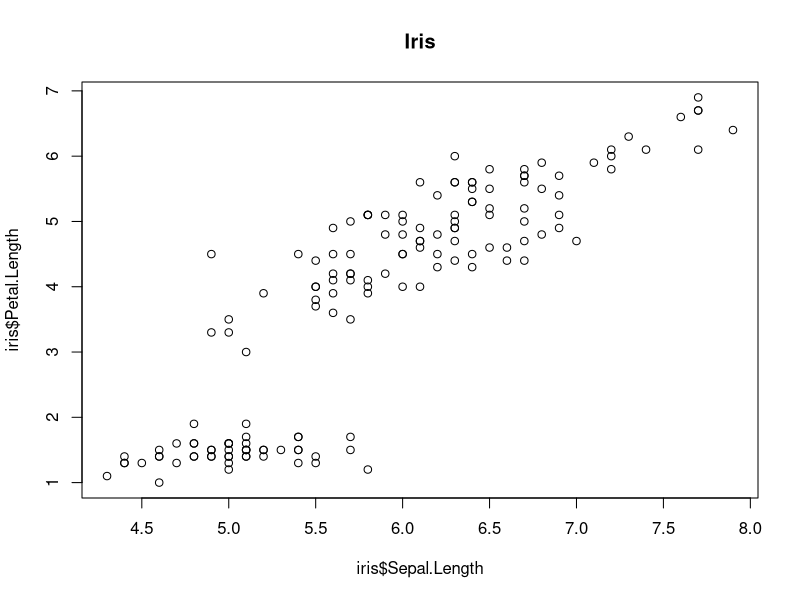
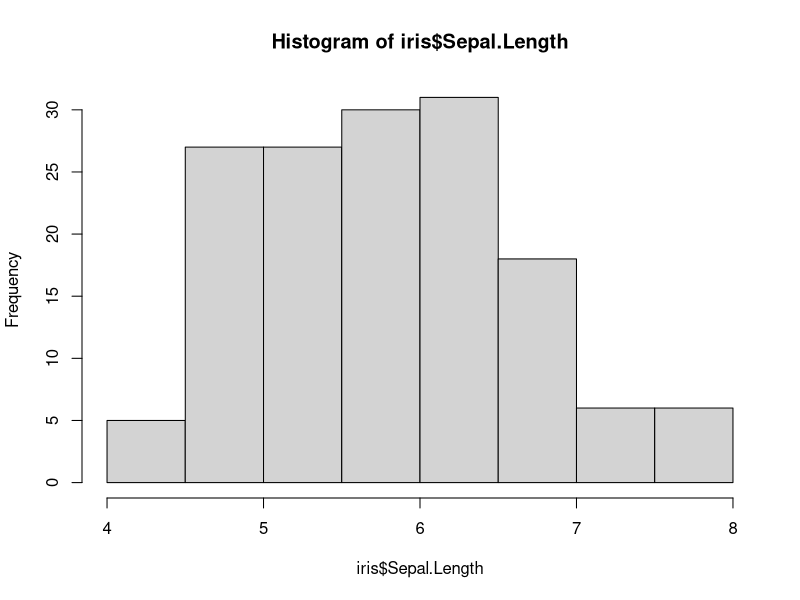
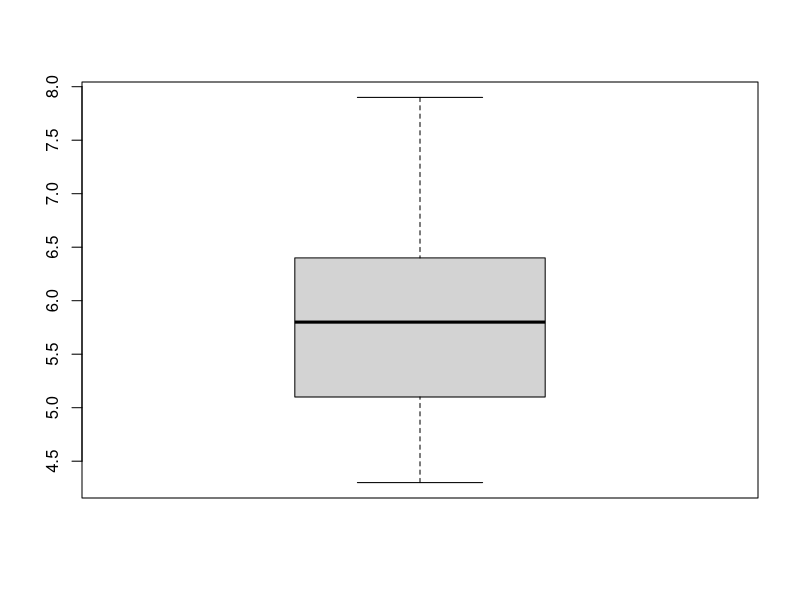
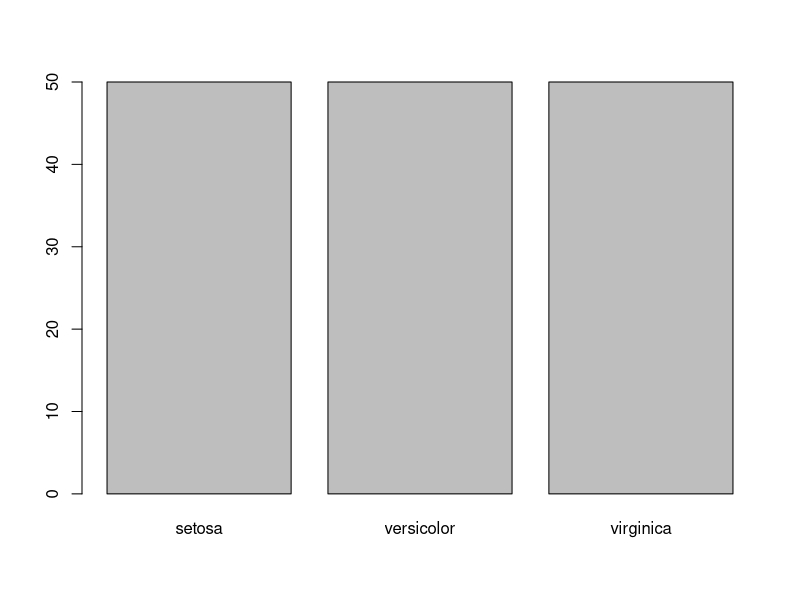
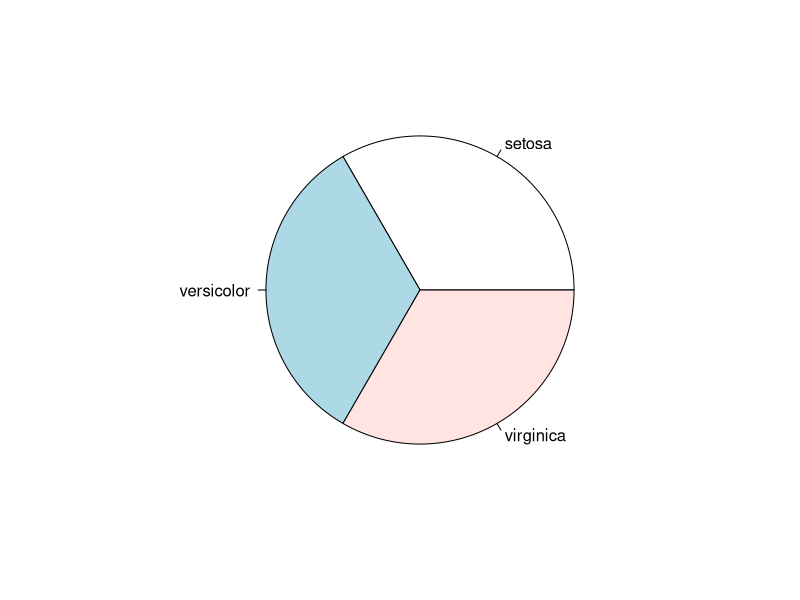

Source code (R) for these figures, in order:
## ---- chunk 1
knitr::opts_chunk$set(echo = FALSE)
## ---- chunk 2
data(iris)
plot(x = iris$Sepal.Length, 
     y = iris$Petal.Length, main = "Iris")
## ---- chunk 3
hist(iris$Sepal.Length)
## ---- chunk 4
boxplot(iris$Sepal.Length)
## ---- chunk 5
tab <- table(iris$Species)
barplot(tab)
## ---- chunk 6
tab <- table(iris$Species)
pie(tab)
## ---- chunk 7
runif(n = 3, min = -1, max = 1)
## ---- chunk 8
set.seed(20220221)
runif(n = 3, min = -1, max = 1)
## ---- chunk 9
set.seed(20220221)
runif(n = 3, min = -1, max = 1)
## ---- chunk 10
text <- c("Johan", "Josef", "Rasmus")
set.seed(20220221)
sample(x = text, size = 5, replace = TRUE)
## ---- chunk 11
sample(x = text, size = 5, replace = TRUE)
